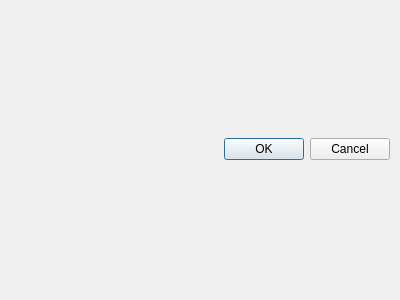
<?xml version="1.0" encoding="UTF-8"?>
<ui version="4.0">
 <class>PlotSettings</class>
 <widget class="QDialog" name="PlotSettings">
  <property name="geometry">
   <rect>
    <x>0</x>
    <y>0</y>
    <width>400</width>
    <height>300</height>
   </rect>
  </property>
  <property name="windowTitle">
   <string>Dialog</string>
  </property>
  <widget class="QWidget" name="verticalLayoutWidget">
   <property name="geometry">
    <rect>
     <x>9</x>
     <y>9</y>
     <width>381</width>
     <height>281</height>
    </rect>
   </property>
   <layout class="QVBoxLayout" name="verticalLayout">
    <item>
     <widget class="QDialogButtonBox" name="buttonBox">
      <property name="orientation">
       <enum>Qt::Horizontal</enum>
      </property>
      <property name="standardButtons">
       <set>QDialogButtonBox::Cancel|QDialogButtonBox::Ok</set>
      </property>
     </widget>
    </item>
   </layout>
  </widget>
 </widget>
 <resources/>
 <connections/>
</ui>
